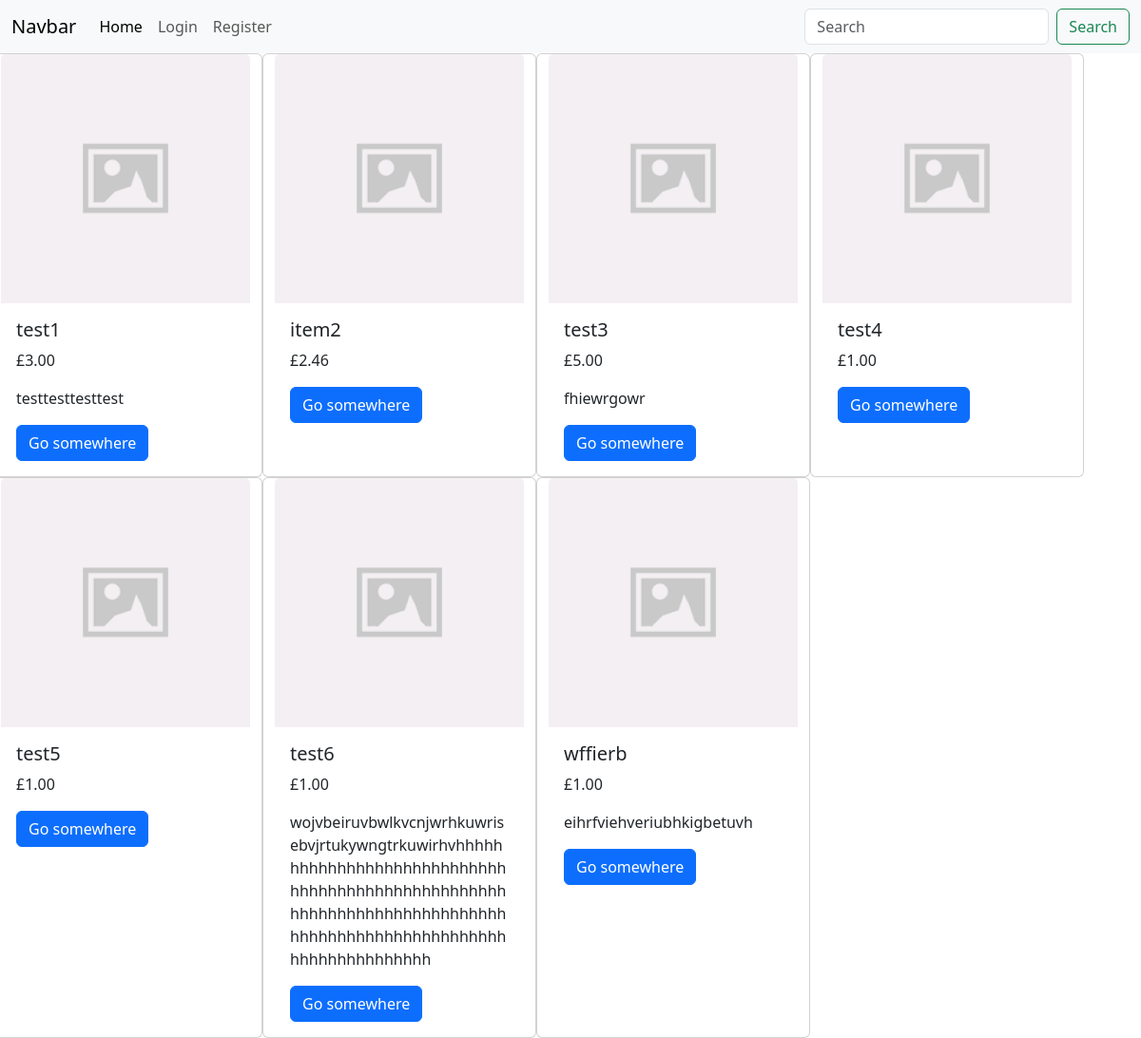
/display_stock/, run on the app's committed database.
### shop/models.py (models this page shows, shortened)
class Stock(models.Model):
    name = models.CharField(max_length=200, blank=False)
    description = models.TextField()
    price = models.DecimalField(max_digits=5, decimal_places=2)

### shop/views.py (the view)
# urls.py: path('display_stock/', views.display_stock, name='display_stock'),
def display_stock(request):
    stock_items = Stock.objects.all().values()
    context = {
        'items' : stock_items
    }
    return render(request, 'shop/display_stock.html',context)

### shop/templates/shop/display_stock.html
{% extends 'base.html' %}
{% load static %}
{% block content %}
    <div class="row col-md-12">
        {% for item in items %}
        <div class="card col-md-3" style="width: 18rem;">
            <img class="card-img-top" src="{% static 'imgs/placeholder_image.png' %}" alt="Card image cap">
            <div class="card-body">
            <h5 class="card-title">{{item.name}}</h5>
            <p class="card-text">£{{item.price}}</p>
            <p class="card-text">{{item.description}}</p>
            <a href="#" class="btn btn-primary">Go somewhere</a>
            </div>
        </div>
        {% endfor %}
    </div>
{% endblock %}

### templates/base.html (shortened to what this page needs)
<!doctype html>
<html lang="en">
  <head>
    <link href="https://cdn.jsdelivr.net/npm/bootstrap@5.3.2/dist/css/bootstrap.min.css" rel="stylesheet">
  </head>
  <body>
    <nav class="navbar navbar-expand-lg bg-body-tertiary">
        <div class="container-fluid">
          <a class="navbar-brand" href="#">Navbar</a>
          <div class="collapse navbar-collapse" id="navbarSupportedContent">
            <ul class="navbar-nav me-auto mb-2 mb-lg-0">
              <li class="nav-item">
                <a class="nav-link active" aria-current="page" href="{% url 'shop:home' %}">Home</a>
              </li>
              {% if user.is_authenticated %}
                {% if user.is_superuser %}
                  <li class="nav-item">
                    <a class='nav-link' href="{% url 'shop:add_stock' %}">Add Stock</a>
                  </li>
                {% endif %}
                <li class="nav-item">
                  <a class="nav-link" href="{% url 'shop:display_stock' %}">Display Stock</a>
                </li>
                <li class="nav-item">
                  <a class="nav-link" href="{% url 'customers:logout' %}">Logout</a>
                </li>
              {% else %}
              <li class="nav-item">
                <a class="nav-link" href="{% url 'customers:login_customer' %}">Login</a>
              </li>
              <li class="nav-item">
                <a class="nav-link" href="{% url 'customers:register_user' %}">Register</a>
              </li>
              {% endif %}
            </ul>
            <form class="d-flex" role="search">
              <input class="form-control me-2" type="search" placeholder="Search" aria-label="Search">
              <button class="btn btn-outline-success" type="submit">Search</button>
            </form>
          </div>
        </div>
      </nav>
    {% block content %}
    {% endblock content %}
  </body>
</html>

### data on the page
Stock: name "test1", price "3.00", description "testtesttesttest"
Stock: name "item2", price "2.46"
Stock: name "test3", price "5.00", description "fhiewrgowr"
Stock: name "test4", price "1.00"
Stock: name "test5", price "1.00"
Stock: name "test6", price "1.00", description "wojvbeiruvbwlkvcnjwrhkuwrisebvjrtukywngtrkuwirhvhhhhhhhhhhhhhhhhhhhhhhhhhhhhhhhhhhhhhhhhhhhhhhhhhhhhhhhhhhhhhhhhhhhhhhhhhhhhhhhhhhhhhhhhhhhhhhhhhhhhhhhhhhhhhhhh"
Stock: name "wffierb", price "1.00", description "eihrfviehveriubhkigbetuvh"
